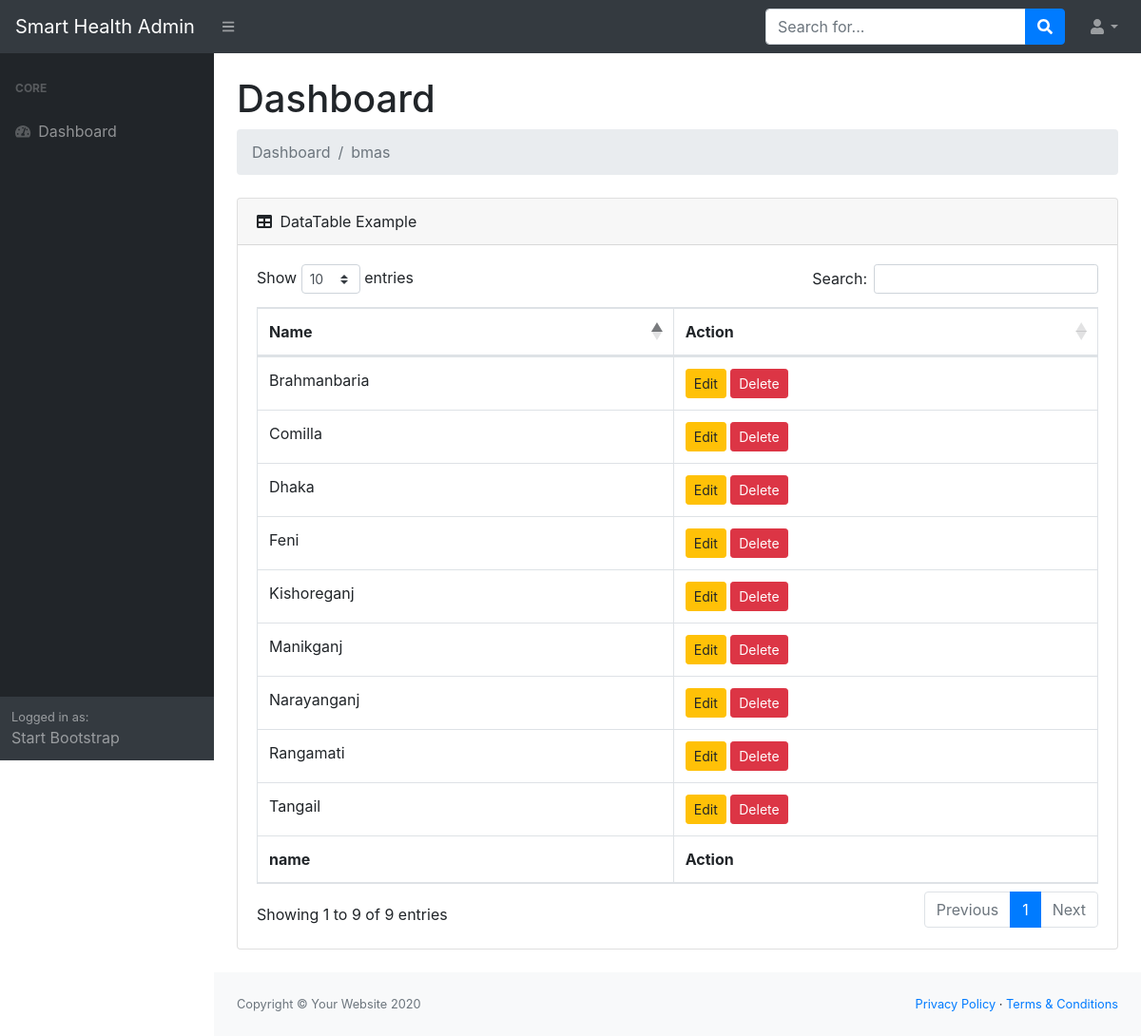
The page /main/all-district/ (signed in) on the database its author committed.
### users/models.py (models this page shows, shortened)
class District(models.Model):
    division = models.ForeignKey(Division, on_delete=models.CASCADE)
    name = models.CharField(max_length=30)

### users/views.py (the view)
# urls.py: path('main/all-district/', alldistrict, name='all-district'),
@login_required
def alldistrict(request):
    ctx = {
        'districts' : District.objects.all()
    }
    return render(request, 'users/admin/district_list.html', context=ctx)

### users/templates/users/admin/district_list.html
{% extends 'users/admin/base.html' %}
{% block content %}
<h1 class="mt-4">Dashboard</h1>
<ol class="breadcrumb mb-4">
    <li class="breadcrumb-item active">Dashboard</li>
    <li class="breadcrumb-item active">bmas</li>
</ol>
<div class="card mb-4">
    <div class="card-header">
        <i class="fas fa-table mr-1"></i>
        DataTable Example
    </div>
    <div class="card-body">
        <div class="table-responsive">
            <table class="table table-bordered" id="dataTable" width="100%" cellspacing="0">
                <thead>
                    <tr>
                        <th>Name</th>
                        <th>Action</th>
                    </tr>
                </thead>
                <tfoot>
                    <tr>
                        <th>name</th>
                        <th>Action</th>
                    </tr>
                </tfoot>
                <tbody>
                    {% for district in districts %}
                    <tr>
                        <td>{{ district.name }}</td>
                        <td>
                            <a href="" class="btn btn-sm btn-warning">Edit</a>
                            <a href="" class="btn btn-sm btn-danger">Delete</a>
                        </td>
                    </tr>
                    {% endfor %}
                </tbody>
            </table>
        </div>
    </div>
</div>
{% endblock content %}

### rows shown on the page
District: name "Dhaka"
District: name "Manikganj"
District: name "Kishoreganj"
District: name "Tangail"
District: name "Narayanganj"
District: name "Comilla"
District: name "Feni"
District: name "Brahmanbaria"
District: name "Rangamati"
